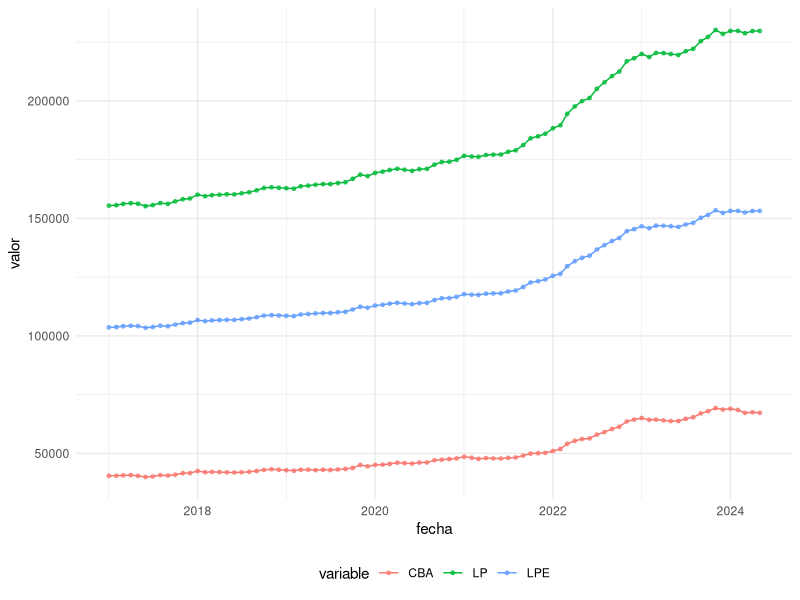

This figure's R source:
library(ggplot2)
library(readr)

canasta <- read_csv2("datos_procesados/canasta_basica_alimentos_2018-2024.csv")

# visualizar
canasta |> 
  ggplot(aes(fecha, valor, color = variable)) +
  geom_point(size = 1, alpha = .7) +
  geom_line() +
  theme_minimal() +
  theme(legend.position = "bottom")


# thematic::thematic_on()
